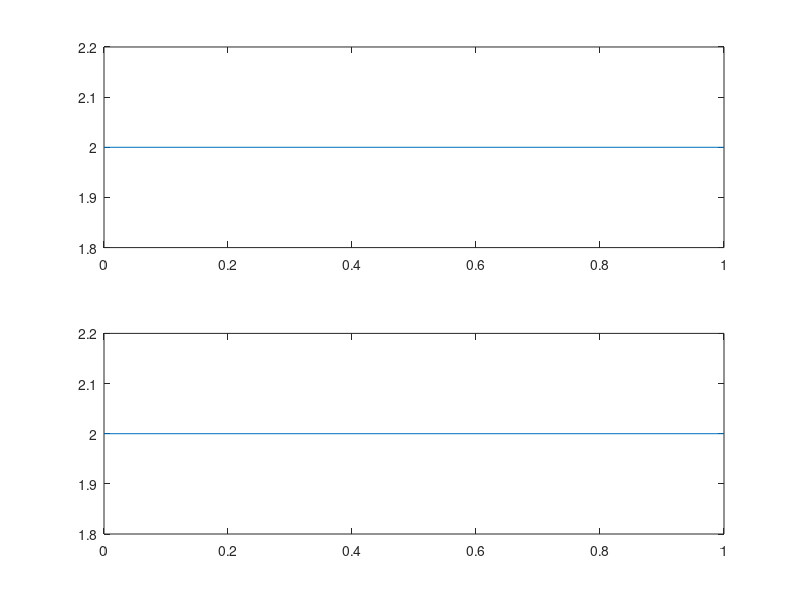

Write the MATLAB code that produced this figure.
% if statement

i = 1;
if i >=0 
  display('True')
elseif i >= -5
  display('negative')
else
  display('nothing')
end

% looping structure

A = 0:1:90

A = linspace(0, 10, 51);

for i = 1:length(A)
  display(A)
endfor

% basics of plotting command

t = 0:1/10:1;
A = 2*cos(2*pi*100*t)
B = 2*cos(2*pi*150*t)

subplot(2, 1, 1)

plot(t, A)

subplot(2, 1, 2)

plot(t, B)
